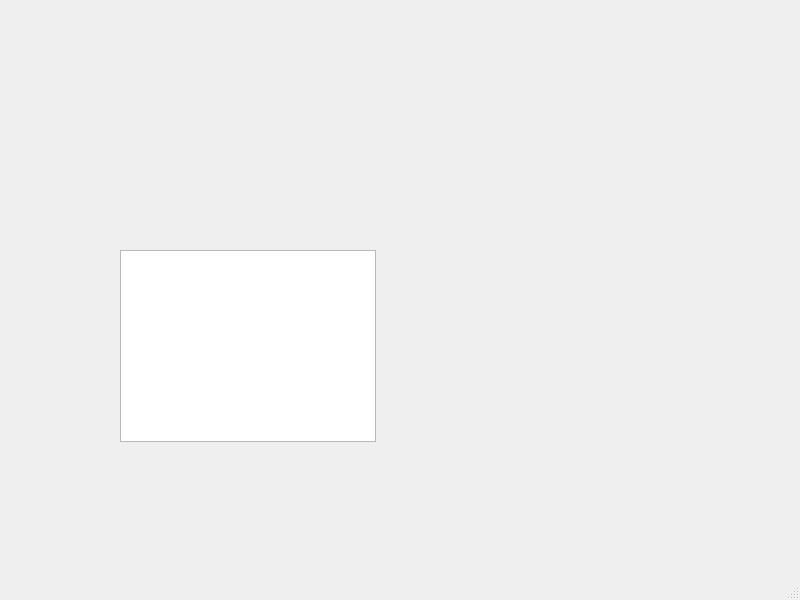
<?xml version="1.0" encoding="UTF-8"?>
<ui version="4.0">
 <class>MainWindow</class>
 <widget class="QMainWindow" name="MainWindow">
  <property name="geometry">
   <rect>
    <x>0</x>
    <y>0</y>
    <width>800</width>
    <height>600</height>
   </rect>
  </property>
  <property name="windowTitle">
   <string>MainWindow</string>
  </property>
  <widget class="QWidget" name="centralwidget">
   <widget class="QTreeView" name="treeView">
    <property name="geometry">
     <rect>
      <x>120</x>
      <y>250</y>
      <width>256</width>
      <height>192</height>
     </rect>
    </property>
   </widget>
  </widget>
  <widget class="QMenuBar" name="menubar">
   <property name="geometry">
    <rect>
     <x>0</x>
     <y>0</y>
     <width>800</width>
     <height>25</height>
    </rect>
   </property>
  </widget>
  <widget class="QStatusBar" name="statusbar"/>
 </widget>
 <resources/>
 <connections/>
</ui>
